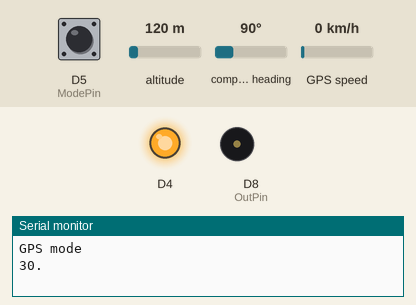
Recording of a sketch running on a simulated ESP8266 (Wemos D1 mini). On the bench: output pins drawn as LEDs (lit = HIGH), buzzer (waves = sounding), the last lines printed to the serial monitor. The test bench sets the inputs (shaded band); at power-on: D5 (ModePin) HIGH, altitude 120 m, compass heading 90°, GPS speed 0 km/h. The GPS gets a fix after 3 s at 37.7749, -122.4194 with 8 satellites.

Above: at 0.1 s.
At 30.1 s:
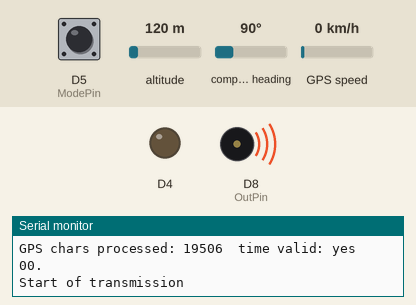
Timing chart, 0 to 40.0 s (numbered marks = the images above):
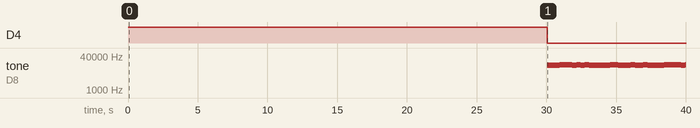

Measured:
- by itself, D4: HIGH → LOW at 30.1 s
- by itself, tone on D8 (OutPin): plays 15000 Hz for 0.30 s, 15003 Hz for 0.60 s, 15133 Hz for 0.30 s, 15213 Hz for 0.30 s, 15093 Hz for 0.30 s, 15026 Hz for 0.30 s … (29 notes in this stretch)

The sketch:

Q65_CW_Beacon.ino
```cpp
// Q65/Morse Generator for Optical Beacons
// Version 2026.10.08
//
// Original design and sketch (v1.0, 2025): Rene Barbeau VE2UG.
// Revisions 2026.10.08 (NTP sync guard, Wi-Fi timeout, US NTP pool, mode print,
// GPS heartbeat): Rus Healy K2UA.
// See CHANGELOG.md and README.md in the repository root for details.

//GPS.
#include <TinyGPS++.h>
#include <SoftwareSerial.h>
//NTP.
#include <ESP8266WiFi.h>            // we need wifi to get internet access.
#include <time.h>                   // for time() ctime().

// Contributions.

//
// Simple Arduino Morse Beacon
// Written by Mark VandeWettering K6HX
// Email: k6hx@arrl.net
//
// This code is so trivial that I'm releasing it completely without
// restrictions.  If you find it useful, it would be nice if you dropped
// me an email, maybe plugged my blog @ https://brainwagon.org or included
// a brief acknowledgement in whatever derivative you create, but that's
// just a courtesy.  Feel free to do whatever.
//

// Informations about GPS and NTP.

/*
   This sample demonstrates TinyGPS++'s capacity for extracting custom
   fields from any NMEA sentence.  TinyGPS++ has built-in facilities for
   extracting latitude, longitude, altitude, etc., from the $GPGLL and
   $GPRMC sentences.  But with the TinyGPSCustom type, you can extract
   other NMEA fields, even from non-standard NMEA sentences.

   It requires the use of SoftwareSerial, and assumes that you have a
   9600-baud serial GPS device TXD connected on pin D7(RX), and RXD on pin D6(TX).
*/

/*
  NTP TZ DST - bare minimum
  NetWork Time Protocol - Time Zone - Daylight Saving Time

  Our target for this MINI sketch is:
  - get the SNTP request running
  - set the timezone
  - (implicit) respect daylight saving time
  - how to "read" time to be printed to Serial.Monitor

  This example is a stripped down version of the NTP-TZ-DST (v2)
  And works for ESP8266 core 2.7.4 and 3.0.2

  by noiasca
  2020-09-22 see https://werner.rothschopf.net/202011_arduino_esp8266_ntp_en.htm
*/


// CONFIGURATION LIST.  *********************************************************

// Global setting.

int OutPin= D8;                 // Output Pin of WEMOS D1 mini.
                                // NOTE: D8 (GPIO15) is a boot strapping pin. It must be LOW at
                                // boot, so don't let your output circuit pull it HIGH at power-up.
int ModePin = D5;               // Input pin to select GPS/NTP mode. GPIO 14 is Pin D5.
int ModePinState = 1;           // State of ModePin. Either 0 (grounded) or 1 (open).
                                // NTP selected When grounded.
                                // GPS selected when open.
int ModeSelected = 1;           // Mode chosen in Setup routine. GPS by default.

// GPS Configuration.

static const uint32_t GPSBaud = 9600;   // 9600 bps for NEO-xM family of GPS.


// NTP Configuration.

time_t now;                         // this are the seconds since Epoch (1970) - UTC.
tm tm;                              // the structure tm holds time information in a more convenient way.

#ifndef STASSID
#define STASSID "redacted"            // set your SSID.
#define STAPSK  "redacted"        // set your wifi password.
#endif

#define MY_NTP_SERVER "us.pool.ntp.org"  // NTP server pool (US pool for lower latency from New York).
#define MY_TZ "EST5EDT,M3.2.0,M11.1.0"   // Eastern Standard Time with Daylight Saving; 2nd March, November 1st.

#define WIFI_TIMEOUT_MS  20000UL         // How long to wait for Wi-Fi in setup() before reporting an error.
#define NTP_VALID_AFTER  1700000000UL    // Any epoch time before this means SNTP has not set the clock yet.

bool ClockSynced = false;                // Set true once NTP has set the clock (NTP mode).


// Q65 Configuration.

// Use q65code.exe to generate your message. Add commas between numbers and place into this Array[].
// This message is:  K2UA FN12FR


int CarrierFreq = 14000;            // Carrier frequency in Hz when in subcarrier mode. Can be changed.
                                    // Maximum tone that can be generated by tone() is 20 KHz,
                                    // including the CarrierFreq, BaseFreq and maximum tone frequency.
                                    // 16 KHz as maximum CarrierFreq is a safe bet.
int BaseFreq = 1000;                // Hz over carrier frequency, can be changed.
float  SymbolLength = 0.300;        // Symbol length in second. For Q65-30.
float ToneSpacing = 3.33;           // Tone spacing in Hz. Q65 Mode A is 3.33, Mode B is 6.67.
                                    // Mode C is 13.33, Mode D is 26.67.
int Start = 0;                      // Start time of Q65 message. (0 = First, 30 = 2nd).


int Q65[85] = {
  0,  1,  1, 40, 64, 28,  8, 53,  0, 31,  8,  0,  0,  8,  0, 50, 49,  1,  4,  4,
 61,  0,  0, 40, 18,  0,  0, 18, 23, 47, 58, 28,  0, 28,  0,  6,  6,  0, 41, 11,
 58, 58, 34, 30, 45,  0, 50, 55, 39,  0, 54, 54, 59, 42,  0, 42, 42, 26, 63,  0,
 29,  0, 25, 62, 10,  0, 26, 56,  0, 56, 60, 13, 27,  0, 27,  0, 21,  1, 46, 18,
 23,  8,  5, 41,  0 };


// Morse Configuration.

#define SPEED  (18)                   // Morse code speed in WPM. Change to suit your need.

char CWMessage[] = "K2UA FN12FR ";   // CW message. LEAVE A SPACE AT THE END.
                                      // Keep it short, or increase CW speed to keep whole sequence under 60 seconds.


// Carrier Configuration.

int CarrierLength = 10;               // Length of carrier in seconds. Be careful to keep whole sequence under 60 seconds.


// END OF CONFIGURATION LIST.  *********************************************************


// GPS settings.

static const int RXPin = D7, TXPin = D6;

// TinyGPS++ object.
TinyGPSPlus gps;

// Software serial connection to the GPS device.
SoftwareSerial ss(RXPin, TXPin);

//Second timing vartiable.

int CurrentSecond = 0;     // Set a default value to the Second field.

unsigned long LastHeartbeat = 0;   // millis() of the last GPS heartbeat print.

// End of GPS settings.


// NTP Section.

// Time routine.

void showTime() {
  time(&now);                       // read the current time
  localtime_r(&now, &tm);           // update the structure tm with the current time
  }


// Q65 beacon section.

int Q65_Array = 85;             // Q65 Message Lenght. Fixed
int Q65TonesFreq [85];          // Q65 Message translated into frequencies to generate with Tone().


// Q65 beacon routine.

void Q65SendMsg () {
  digitalWrite(LED_BUILTIN, LOW) ;            // Activate LED to show tone activity.
  for (int ToneNumber = 0; ToneNumber < 85; ToneNumber++) {
    Q65TonesFreq[ToneNumber] = CarrierFreq + BaseFreq + Q65[ToneNumber]*ToneSpacing;  // Translate Q65 message from Q65code.exe into frequencies.
    tone(OutPin, Q65TonesFreq[ToneNumber] );
    delay(SymbolLength*1000);
    noTone(OutPin);
    //Serial.print( Q65TonesFreq[ToneNumber]);                     // Uncomment if you want to see the tone frequencies on terminal.
    //Serial.print(", ");                                          // Uncomment if you want to see the tone frequencies on terminal.
    }
  digitalWrite(LED_BUILTIN, HIGH) ;           // End of tone activity.
}


// Morse keyer section.

int CWTone = CarrierFreq + BaseFreq;  // Subcarrier mode.

struct t_mtab { char c, pat; } ;

struct t_mtab morsetab[] = {
    {'.', 106},
  {',', 115},
  {'?', 76},
  {'/', 41},
  {'A', 6},
  {'B', 17},
  {'C', 21},
  {'D', 9},
  {'E', 2},
  {'F', 20},
  {'G', 11},
  {'H', 16},
  {'I', 4},
  {'J', 30},
  {'K', 13},
  {'L', 18},
  {'M', 7},
  {'N', 5},
  {'O', 15},
  {'P', 22},
  {'Q', 27},
  {'R', 10},
  {'S', 8},
  {'T', 3},
  {'U', 12},
  {'V', 24},
  {'W', 14},
  {'X', 25},
  {'Y', 29},
  {'Z', 19},
  {'1', 62},
  {'2', 60},
  {'3', 56},
  {'4', 48},
  {'5', 32},
  {'6', 33},
  {'7', 35},
  {'8', 39},
  {'9', 47},
  {'0', 63}
} ;

#define N_MORSE  (sizeof(morsetab)/sizeof(morsetab[0]))
#define DOTLEN  (1200/SPEED)
#define DASHLEN  (3*(1200/SPEED))


// Morse keyer routines.

void
dash() {
  digitalWrite(LED_BUILTIN, LOW) ;
  tone(OutPin, CWTone);
  delay(DASHLEN);
  digitalWrite(LED_BUILTIN, HIGH) ;
  noTone(OutPin);
  delay(DOTLEN) ;
}

void
dit() {
  digitalWrite(LED_BUILTIN, LOW) ;
  tone(OutPin, CWTone);
  delay(DOTLEN);
  digitalWrite(LED_BUILTIN, HIGH) ;
  noTone(OutPin);
  delay(DOTLEN);
}

void
send(char c)
{
  int i ;
  if (c == ' ') {
    Serial.print(c) ;
    delay(7*DOTLEN) ;
    return ;
  }
  for (i=0; i<N_MORSE; i++) {
    if (morsetab[i].c == c) {
      unsigned char p = morsetab[i].pat ;
      Serial.print(morsetab[i].c) ;

      while (p != 1) {
          if (p & 1)
            dash() ;
          else
            dit() ;
          p = p / 2 ;
      }
      delay(2*DOTLEN) ;
      return ;
    }
  }
  /* if we drop off the end, then we send a space */
  Serial.print("?") ;
}

void
sendmsg(char *str)
{
  while (*str)
    send(*str++) ;
}


// Carrier section.

// Carrier routine.

void Carrier() {
  delay(500) ;                             // 500ms delay.
  Serial.println("\nStart of Carrier");
  digitalWrite(LED_BUILTIN, LOW) ;         // Start of carrier.
  tone(OutPin, CWTone );
  delay(CarrierLength*1000);               // Carrier length in milliseconds.
  digitalWrite(LED_BUILTIN, HIGH) ;
  noTone(OutPin);                          // Carrier stopped.
}


void setup()
{
//ModePin Setup.
pinMode(ModePin, INPUT_PULLUP);       // ModePin to select GPS or NTP.

//LED setup.
pinMode(LED_BUILTIN, OUTPUT);         // LED_BUILTIN is inverted!
digitalWrite(LED_BUILTIN, HIGH) ;     // LED off.

//Q65 Setup.
pinMode(OutPin, OUTPUT);

//Serial port.
Serial.begin(9600);                        // Serial ports configuration.
                                           // (The ESP8266 boot banner is 74880; set the monitor to 9600 to read this sketch's output.)

//Test of mode, NTP or GPS.
ModePinState = digitalRead(ModePin);       // Read the state of the Modepin.
if (ModePinState == 0) {
      ModeSelected = 0;                    // NTP Mode if ModePin grounded.
      //NTP Configuration.
      Serial.println("\nNTP TZ DST - bare minimum");
      configTime(MY_TZ, MY_NTP_SERVER);    // --> Here is the IMPORTANT ONE LINER needed in your sketch!

      // start network.
      WiFi.persistent(false);
      WiFi.mode(WIFI_STA);
      WiFi.begin(STASSID, STAPSK);

      unsigned long wifiStart = millis();
      while (WiFi.status() != WL_CONNECTED && (millis() - wifiStart) < WIFI_TIMEOUT_MS) {
        delay(200);
        Serial.print ( "." );
      }

      if (WiFi.status() == WL_CONNECTED) {
        Serial.println("\nWiFi connected");
      }
      else {
        // Not fatal: the ESP8266 keeps trying to connect in the background, and
        // loop() will not transmit until NTP has actually set the clock.
        Serial.println("\nWiFi FAILED after timeout - check SSID, password and signal. Still retrying in background.");
      }
      }
      else {
        ModeSelected = 1;                // GPS Mode if ModePin open.
        ss.begin(GPSBaud);
      }

Serial.println(ModeSelected ? "GPS mode" : "NTP mode");   // Show which branch we landed in.
}


void loop()
{
if (ModeSelected == 0) {                 // NTP Mode.
    noTone(OutPin);
    showTime();
    time(&now);                         // read the current time.
    localtime_r(&now, &tm);             // update the structure tm with the current time.

    // Don't transmit until SNTP has actually set the clock (otherwise time() is ~1970).
    if (now < (time_t)NTP_VALID_AFTER) {
      return;
    }
    if (!ClockSynced) {
      ClockSynced = true;
      Serial.println("\nNTP clock synced");
    }

    if (tm.tm_sec == Start) {
      Serial.println("\nStart of transmission");
      Q65SendMsg();                     // Q65 message.
      delay(1000);                      // Some rest before loop.
      sendmsg(CWMessage) ;              // Morse message.
      Carrier();                        // Carrier.
      Serial.println("End of transmission");
      }
  }
  else  {                               // GPS Mode.
      while (ss.available() > 0)
      gps.encode(ss.read());

      // Heartbeat once a second: 0 chars = no GPS data at all (wiring/power),
      // climbing count with valid=0 = data flowing but no fix/time yet.
      if (millis() - LastHeartbeat >= 1000) {
        LastHeartbeat = millis();
        Serial.print(F("GPS chars processed: "));
        Serial.print(gps.charsProcessed());
        Serial.print(F("  time valid: "));
        Serial.println(gps.time.isValid() ? F("yes") : F("no"));
      }

      if (gps.time.isValid()) {

        if (gps.time.second() != CurrentSecond ) {
          CurrentSecond = gps.time.second();
          if (gps.time.second() < 10) {
            Serial.print(F("0"));              // We send the current second on USB the serial port for troubleshooting.
            Serial.print(gps.time.second());
            Serial.print(F("."));
            }
            else {
              Serial.print(gps.time.second());
              Serial.print(F("."));
            }
         Serial.println();
         if ( CurrentSecond == Start ) {    // Triggerpoint to start Q65 sequence.
           Serial.print("Start of transmission ");
           Serial.println();
           ss.end();                         // We disable the software serial port to prevent tone() jitter.
           Q65SendMsg();                     // Q65 message.
           delay(1000);                      // Some rest before loop.
           sendmsg(CWMessage) ;              // Morse message.
           Carrier();                        // Carrier.
           ss.begin(GPSBaud);                // We reactivate the software serial port to listen to the GPS datastream.
         }
        }
      }
  }
}
```
